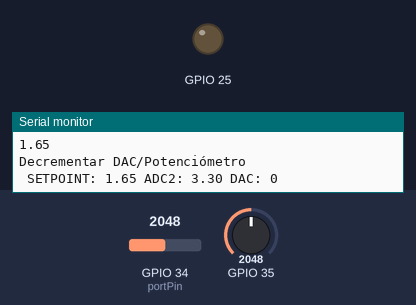
A sketch run on a simulated ESP32. Parts: output pins drawn as LEDs (lit = HIGH), the last lines printed to the serial monitor. The inputs (shaded band) are chosen by the test bench; at power-on: GPIO 34 (portPin) = 2048, GPIO 35 = 2048.

Above: at 1.3 s.
1.4 s: GPIO 34 (portPin) set to 1081
6.4 s: GPIO 34 (portPin) set to 975
At 9.5 s:
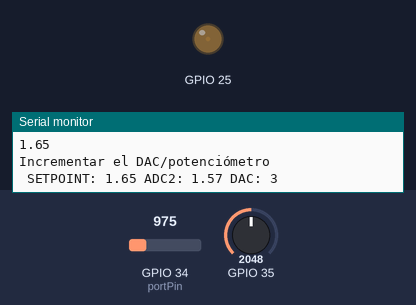
13.6 s: GPIO 35 set to 3603
At 21.3 s:
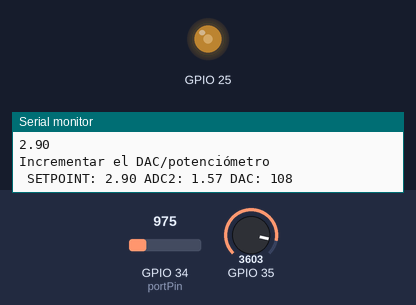
21.6 s: GPIO 35 set to 4095
At 25.0 s:
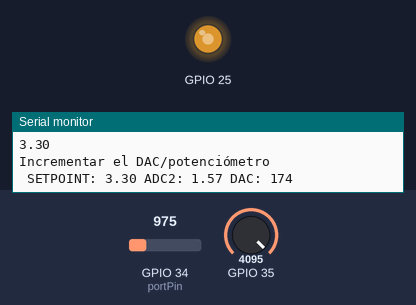
Timing chart, 0 to 33.7 s (numbered marks = the images above; inputs shaded):
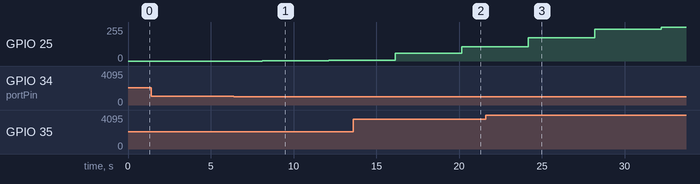

The sketch:

controlador.ino
```cpp
/* BUSCA EL VALOR DE LA TENSIÓN. RECORDEMOS QUE ESTE PROGRAMA ES PARA ENTRADA ADC Y DAC DE [0-3.3] V */
const int portPin = 34; /* Pin esp32 para leer el ADC2 (entrada analógica) */

int ADC2_analog ; /* lectura analógica de ADC2 */
float setpoint ; /* Fijamos un valor de la tensión deseada en V */
float ADC2 ; /* ADC2 en V */
int cambio ; /* [0-255] Digital */
int dac=0 ;
void setup() {
  Serial.begin(9600);
  delay(100);
}

void loop() {
  /*Inicializar el Dac fuera del loop a un valor aleatorio para que vaya después cambiando*/
  ADC2_analog = analogRead(portPin);
  ADC2 = (float(ADC2_analog)/4095)*3.3*2;
  setpoint = (analogRead(35)/4095.0)*3.3;
  Serial.println(setpoint);

  if ((abs(ADC2 - setpoint)) <= 0.01){
    Serial.println("SE HA ENCONTRADO EL VALOR DESEADO");
  } else {
     if ((ADC2 - setpoint) > 0){
       Serial.println("Decrementar DAC/Potenciómetro");
       cambio = int(dac-(((abs(ADC2 - setpoint)/2.0)/3.3)*255));
       if (cambio < 0) cambio=0;
       dac=cambio;
       dacWrite(25,dac);
     }
     if ((ADC2 - setpoint) < 0){
      Serial.println("Incrementar el DAC/potenciómetro");
      cambio = int(dac+(((abs(ADC2 - setpoint)/2.0)/3.3)*255));
      if (cambio>255) cambio=255;
      dac=cambio;
      dacWrite(25,dac);
     }
   }

  Serial.print(" SETPOINT: ");
  Serial.print(setpoint);
  Serial.print(" ADC2: ");
  Serial.print(ADC2);
  Serial.print(" DAC: ");
  Serial.println(dac);

  delay(4000);
}
```

Measured:
- after the input at 6.4 s, GPIO 25: 0/255 → 3/255 after 1.7 s, → 6/255 4.0 s later
